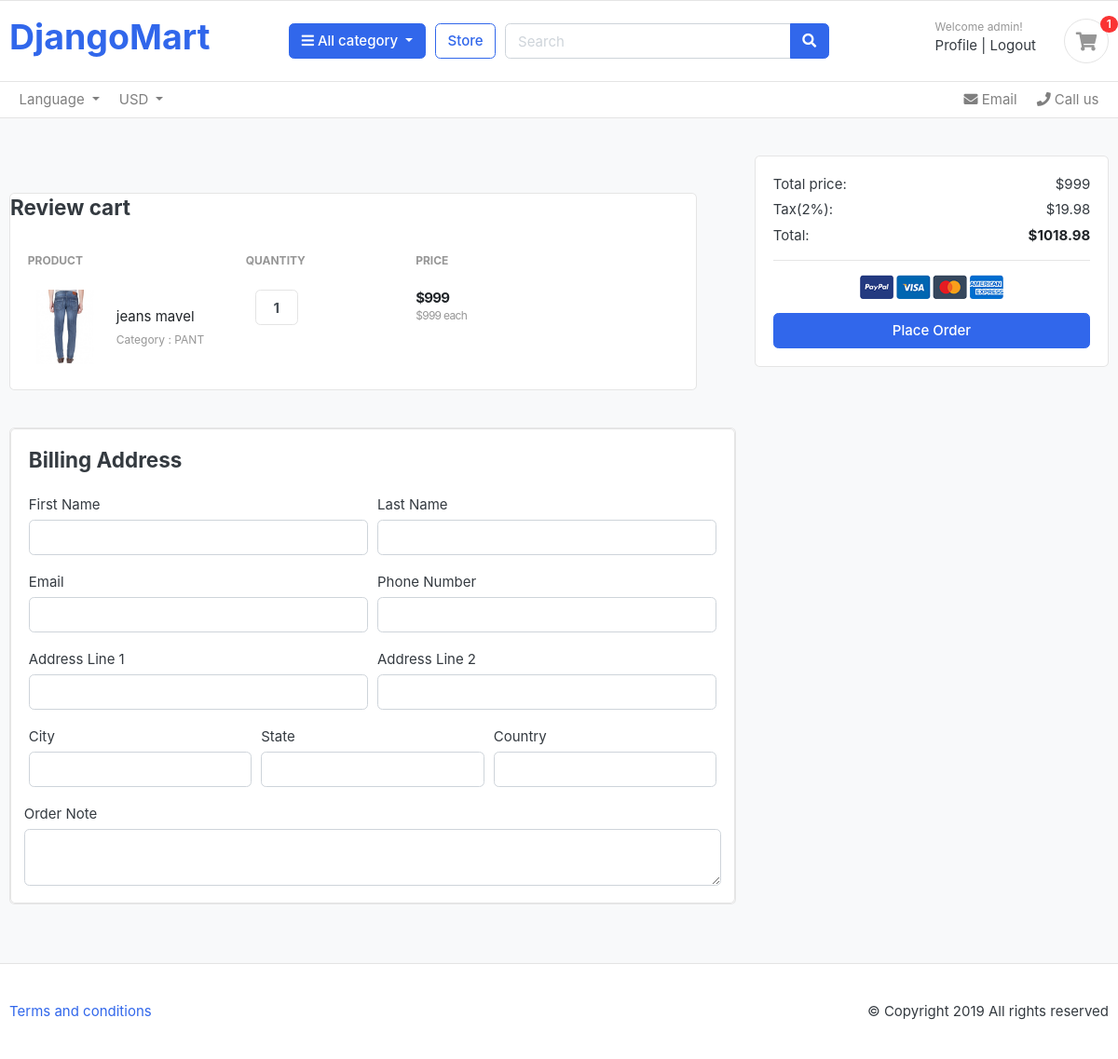
/order/place_order/ (signed in), run on the app's committed database.
### cart/models.py (models this page shows, shortened)
class CartItem(models.Model) :
    product = models.ForeignKey(Product , on_delete=models.CASCADE)
    cart = models.ForeignKey(Cart , on_delete= models.CASCADE , null= True)
    quantity = models.IntegerField()
    is_active = models.BooleanField(default=True)
    user = models.ForeignKey(User , on_delete=models.CASCADE , null=True)
    def sub_calculte(self) :
        return self.product.price * self.quantity

### category/models.py (models this page shows, shortened)
class Product(models.Model) :
    product_name = models.CharField(max_length=100 , unique= True)
    slug = models.SlugField(max_length=255 , unique=True)
    description = models.TextField(max_length=500 , blank = True)
    price = models.IntegerField()
    image = models.ImageField(upload_to='photos/products')
    stock = models.IntegerField()
    is_available = models.BooleanField(default=True)
    category = models.ForeignKey(Category,on_delete=models.CASCADE)
    created_date = models.DateTimeField(auto_now_add=True)
    modified_date = models.DateTimeField(auto_now=True)

class Category(models.Model) :
    category_name = models.CharField(max_length=50 , unique= True)
    slug = models.SlugField(max_length=100 , unique= True)
    description = models.TextField(max_length=255 , blank=True)
    cat_image = models.ImageField(upload_to='photos/categories' , blank=True)
    def __str__(self) :
        return self.category_name

### orders/views.py (the view, shortened to what this page needs)
# urls.py: path('place_order/',views.place_order , name='place_order'), #order
def place_order(request) :
    print(request.POST)
    cart_item = None
    tax = 0
    total = 0
    grand_total = 0
    if request.user.is_authenticated :
        print('order form fill up')
        cart_item = CartItem.objects.filter(user = request.user)
        if cart_item.count() < 1 :
            return redirect('store')
        for item in cart_item :
            total += item.product.price * item.quantity
        tax = (2*total)/100 # 2% vat
        grand_total = total + tax
        return render(request , 'orders/place-order.html' , {'cart_item' : cart_item ,
                                                'total': total, 'tax':tax,
                                                'grand_total' : grand_total ,})
    else :
        return redirect('signin')

### Django_Mart/context_processors.py (called while the page is built)
def cart_items(request):
    session_id = request.session.session_key
    cart_item = None
    if request.user.is_authenticated:
        cart_item = CartItem.objects.filter(user=request.user)
    else:
        cart_id = Cart.objects.filter(cart_id=session_id).exists()
        if cart_id:
            modelid = Cart.objects.get(cart_id=session_id)
            cart_item = CartItem.objects.filter(cart=modelid)
    return {'cart_item': cart_item}

def category_name(request) :
    categories = Category.objects.all()
    return {'categories': categories}

### orders/templates/orders/place-order.html (shortened to what this page needs)
{% extends "base.html" %}
{% load static %}
{% block navbar %}
<body>
	<header class="section-header">
		<nav class="navbar p-md-0 navbar-expand-sm navbar-light border-bottom">
			<div class="container">
				<div class="collapse navbar-collapse" id="navbarTop4">
					<ul class="navbar-nav mr-auto">
						<li class="nav-item dropdown">
							<a href="#" class="nav-link dropdown-toggle" data-toggle="dropdown"> Language </a>
						</li>
						<li class="nav-item dropdown">
							<a href="#" class="nav-link dropdown-toggle" data-toggle="dropdown"> USD </a>
						</li>
					</ul>
					<ul class="navbar-nav">
						<li><a href="#" class="nav-link"> <i class="fa fa-envelope"></i> Email </a></li>
						<li><a href="#" class="nav-link"> <i class="fa fa-phone"></i> Call us </a></li>
					</ul>
				</div>
			</div>
		</nav>
	</header>
	<section class="section-content padding-y bg">
		<div class="container">
			<div class="row">
				<main class="col-md-8">
					<section class="section-content padding-y bg">
						<div class="container">
							<div class="row">
								<aside class="col-lg-18">
									<div class="card">
										<table class="table table-borderless table-shopping-cart">
											<thead class="text-muted">
												<tr class="small text-uppercase">
													<h4 class="card-title mb-4">Review cart</h4>
													<th scope="col">Product</th>
													<th scope="col" width="120">Quantity</th>
													<th scope="col" width="120">Price</th>
													<th scope="col" class="text-right" width="200"></th>
												</tr>
											</thead>
											<tbody>
												{% for item in cart_item %}
												<tr>
													<td>
														<figure class="itemside align-items-center">
															<div class="aside">
																<img src="{{ item.product.image.url }}"
																	class="img-sm" />
															</div>
															<figcaption class="info">
																<a href="#" class="title text-dark">{{item.product.product_name }}</a>
																<p class="text-muted small">
																	Category : {{item.product.category}}
																</p>
															</figcaption>
														</figure>
													</td>
													<td>
														<div class="col">
															<div class="input-group input-spinner">
																<input type="text" class="form-control"
																	value="{{item.quantity}}" />
															</div>
														</div>
													</td>
													<td>
														<div class="price-wrap">
															<var class="price">${{item.sub_calculte}}</var>
															<small class="text-muted"> ${{item.product.price}} each
															</small>
														</div>
													</td>
												</tr>
												{% endfor %}
											</tbody>
										</table>
									</div>
								</aside>
							</div>
						</div>
					</section>
					<article class="card mb-4">
						<div class="card">
							<div class="card-body">
								<h4 class="card-title mb-4">Billing Address</h4>
				<form action="" method="POST">
									<div class="form-row">
										<div class="col form-group">
											<label for="">First Name</label>
											<input type="text" name="first_name" class="form-control" required>
										</div>
										<div class="col form-group">
											<label for="">Last Name</label>
											<input type="text" name="last_name" class="form-control" required>
										</div>
									</div>
									<div class="form-row">
										<div class="col form-group">
											<label for="">Email</label>
											<input type="email" name="email" class="form-control" required>
										</div>
										<div class="col form-group">
											<label for="">Phone Number</label>
											<input type="text" name="phone" class="form-control" required>
										</div>
									</div>
									<div class="form-row">
										<div class="col form-group">
											<label for="">Address Line 1</label>
											<input type="text" name="address_line1" class="form-control" required>
										</div>
										<div class="col form-group">
											<label for="">Address Line 2</label>
											<input type="text" name="address_line2" class="form-control">
										</div>
									</div>
									<div class="form-row">
										<div class="col form-group">
											<label for="">City</label>
											<input type="text" name="city" class="form-control" required>
										</div>
										<div class="col form-group">
											<label for="">State</label>
											<input type="text" name="state" class="form-control" required>
										</div>
										<div class="col form-group">
											<label for="">Country</label>
											<input type="text" name="country" class="form-control" required>
										</div>
									</div>
									<div class="form-row">
										<label for="">Order Note</label>
										<textarea name="order_note" rows="2" class="form-control"></textarea>
									</div>
							</div>
						</div>
					</article>
				</main>
				<aside class="col-md-4">
					<div class="card">
						<div class="card-body">
							<dl class="dlist-align">
								<dt>Total price:</dt>
								<dd class="text-right">${{total}}</dd>
							</dl>
							<dl class="dlist-align">
								<dt>Tax(2%):</dt>
								<dd class="text-right"> ${{tax}}</dd>
							</dl>
							<dl class="dlist-align">
								<dt>Total:</dt>
								<dd class="text-right text-dark b"><strong>${{grand_total}}</strong></dd>
							</dl>
							<hr>
							<p class="text-center mb-3">
								<img src="{% static './images/misc/payments.png' %}" height="26">
							</p>
							<button type="submit" class="btn btn-primary btn-block" > Place Order </button>
						</div>
					</div>
				</aside>
			</div>
		</div>
	</section>
	{% endblock navbar %}

### templates/base.html (shortened to what this page needs)
<!DOCTYPE html>
{% load static %}
<html lang="en">
<head>
  <link href="{% static 'css/bootstrap.css' %}" rel="stylesheet" type="text/css" />
  <link href="{% static 'fonts/fontawesome/css/all.min.css' %}" type="text/css" rel="stylesheet" />
  <link href="{% static 'css/ui.css' %}" rel="stylesheet" type="text/css" />
  <link href="{% static 'css/responsive.css' %}" rel="stylesheet" media="only screen and (max-width: 1200px)" />
</head>
<body>
  <header class="section-header">
    <section class="header-main border-bottom">
      <div class="container">
        <div class="row align-items-center">
          <div class="col-md-3 col-6">
            <a href="{% url 'home' %}" class="brand-wrap">
              <h1>DjangoMart</h1>
            </a>
          </div>
          <div class="col-lg col-sm col-md col-6 flex-grow-0">
            <div class="category-wrap dropdown d-inline-block float-right">
              <button type="button" class="btn btn-primary dropdown-toggle" data-toggle="dropdown">
                <i class="fa fa-bars"></i> All category
              </button>
            </div>
          </div>
          <a href="{% url 'store' %}" class="btn btn-outline-primary">Store</a>
          <div class="col-lg col-md-6 col-sm-12 col">
            <form action="{% url 'search' %}" method="get" class="search">
              <div class="input-group w-100">
                  <input type="text" name="query" class="form-control" style="width: 60%" placeholder="Search" />
                  <div class="input-group-append">
                      <button class="btn btn-primary" type="submit">
                          <i class="fa fa-search"></i>
                      </button>
                  </div>
              </div>
          </form>
        </div>
          <div class="col-lg-3 col-sm-6 col-8 order-2 order-lg-3">
            <div class="d-flex justify-content-end mb-3 mb-lg-0">
              {% if user.is_authenticated %}
              <div class="widget-header">
                <small class="title text-muted">Welcome {{request.user.username}}!</small>
                <div>
                  <a href="{% url 'profile' %}"> Profile </a>
                  <span class="dark-transp"> | </span>
                  <a href="{% url 'logout' %}"> Logout </a>
                </div>
              </div>
              {% endif %}
              <a href="{% url 'cart' %}" class="widget-header pl-3 ml-3">
                <div class="icon icon-sm rounded-circle border">
                  <i class="fa fa-shopping-cart"></i>
                </div>
                <span class="badge badge-pill badge-danger notify">{{cart_item|length}}</span>
              </a>
            </div>
          </div>
        </div>
      </div>
    </section>
  </header>
  {% block navbar %}
  {% endblock navbar %}
  <footer class="section-footer border-top padding-y">
    <div class="container">
      <p class="float-md-right">&copy Copyright 2019 All rights reserved</p>
      <p>
        <a href="#">Terms and conditions</a>
      </p>
    </div>
  </footer>

### static/css/ui.css (style rules this page uses)
html { font-family: "Inter", sans-serif; font-size: 15px; }
.price-wrap { letter-spacing: -0.7px; }
.icon-xs, .icon-sm, .icon-md, .icon-lg { display: inline-block; text-align: center; flex-shrink: 0; flex-grow: 0; }
.icon-sm { width: 48px; height: 48px; line-height: 48px !important; font-size: 20px; }
.img-xs, .img-sm, .img-md, .img-lg { -o-object-fit: cover; object-fit: cover; flex-shrink: 0; flex-grow: 0; }
.img-sm { width: 80px; height: 80px; }
.padding-y { padding-top: 40px; padding-bottom: 40px; }
var { font-style: normal; }
figure { margin-bottom: 0; }
article:after, .form-group:after { display: block; clear: both; content: ""; }
.bg { background-color: #f8f9fa; }
.b { font-weight: 600; }
p:last-child { margin-bottom: 0; }
.header-main { position: relative; padding-top: 1rem; padding-bottom: 1rem; }
.widget-header { display: inline-block; vertical-align: middle; position: relative; }
.widget-header a { color: #343a40; }
.widget-header i { color: #969696; }
.widget-header .title { display: block; }
.widget-header .notify { position: absolute; top: -3px; right: -10px; }
.itemside { position: relative; display: flex; width: 100%; }
.itemside .aside { position: relative; flex-shrink: 0; }
.itemside .info { padding-left: 15px; padding-right: 7px; }
.itemside p { margin-bottom: 0; }
.itemside .title { display: block; margin-bottom: 5px; color: #212529; }
[class*=dlist-] { margin-bottom: 5px; }
[class*=dlist-] dd { margin-bottom: 0; }
.dlist-align { display: flex; }
.dlist-align dt { width: 150px; word-wrap: break-word; font-weight: normal; }
.dlist-align dd { flex-grow: 1; }
.notify { position: absolute; top: -4px; right: -10px; display: inline-block; padding: 0.25em 0.6em; font-size: 12px; line-height: 1; text-align: center; border-radius: 3rem; color: #fff; background-color: #fa3434; }
.price { font-weight: 600; color: #212529; }
.input-spinner { width: 125px; flex-wrap: nowrap; display: inline-flex; vertical-align: middle; }
.input-spinner input.form-control { text-align: center; max-width: 46px; font-weight: bold; flex-basis: 46px; border-color: #e4e4e4; flex-grow: 0; }
.table-shopping-cart.table td, .table-shopping-cart.table th { padding-left: 1.25rem; padding-right: 1.25rem; }
.table-shopping-cart .price-wrap { line-height: 1.2; }
.table-shopping-cart .price { font-weight: bold; margin-right: 5px; display: block; }

### data on the page
CartItem: product.image (picture), product.product_name "jeans mavel", product.category "PANT", quantity "1", sub_calculte "999", product.price "999"

### other printed values
{{ request.user.username }} "admin"
{{ cart_item|length }} "1"
{{ total }} "999"
{{ tax }} "19.98"
{{ grand_total }} "1018.98"
